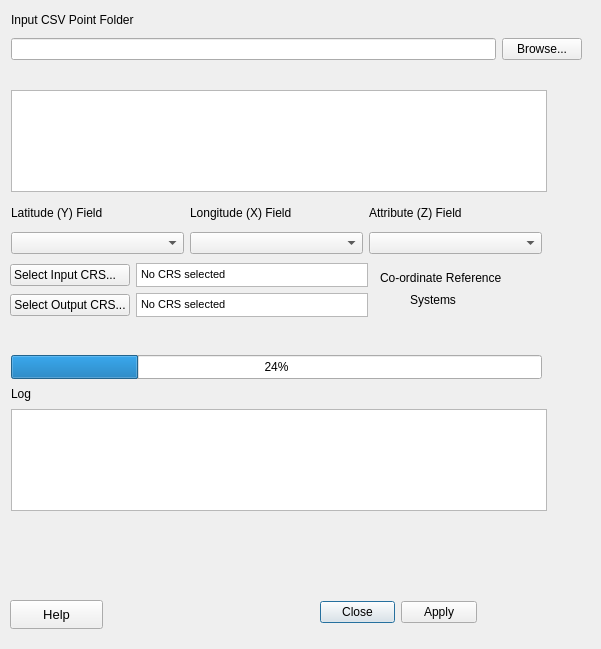
<?xml version="1.0" encoding="UTF-8"?>
<ui version="4.0">
 <class>CSV2Grid_form</class>
 <widget class="QDialog" name="CSV2Grid_form">
  <property name="windowModality">
   <enum>Qt::ApplicationModal</enum>
  </property>
  <property name="enabled">
   <bool>true</bool>
  </property>
  <property name="geometry">
   <rect>
    <x>0</x>
    <y>0</y>
    <width>601</width>
    <height>649</height>
   </rect>
  </property>
  <property name="font">
   <font>
    <bold>false</bold>
   </font>
  </property>
  <property name="mouseTracking">
   <bool>false</bool>
  </property>
  <property name="windowTitle">
   <string>Batch Convert CSV to Grids</string>
  </property>
  <widget class="QLabel" name="label_2">
   <property name="geometry">
    <rect>
     <x>11</x>
     <y>11</y>
     <width>231</width>
     <height>16</height>
    </rect>
   </property>
   <property name="text">
    <string>Input CSV Point Folder</string>
   </property>
   <property name="alignment">
    <set>Qt::AlignBottom|Qt::AlignLeading|Qt::AlignLeft</set>
   </property>
  </widget>
  <widget class="QLabel" name="lblCSV">
   <property name="geometry">
    <rect>
     <x>11</x>
     <y>67</y>
     <width>261</width>
     <height>16</height>
    </rect>
   </property>
   <property name="font">
    <font>
     <bold>true</bold>
    </font>
   </property>
   <property name="text">
    <string/>
   </property>
   <property name="alignment">
    <set>Qt::AlignBottom|Qt::AlignLeading|Qt::AlignLeft</set>
   </property>
  </widget>
  <widget class="QListWidget" name="lsCSV">
   <property name="geometry">
    <rect>
     <x>11</x>
     <y>90</y>
     <width>536</width>
     <height>102</height>
    </rect>
   </property>
  </widget>
  <widget class="QLabel" name="LblStatus">
   <property name="geometry">
    <rect>
     <x>11</x>
     <y>332</y>
     <width>181</width>
     <height>16</height>
    </rect>
   </property>
   <property name="font">
    <font>
     <bold>true</bold>
    </font>
   </property>
   <property name="text">
    <string/>
   </property>
  </widget>
  <widget class="QProgressBar" name="status">
   <property name="geometry">
    <rect>
     <x>11</x>
     <y>355</y>
     <width>531</width>
     <height>24</height>
    </rect>
   </property>
   <property name="value">
    <number>24</number>
   </property>
  </widget>
  <widget class="QLabel" name="label">
   <property name="geometry">
    <rect>
     <x>11</x>
     <y>386</y>
     <width>231</width>
     <height>16</height>
    </rect>
   </property>
   <property name="text">
    <string>Log</string>
   </property>
  </widget>
  <widget class="QTextEdit" name="txtError">
   <property name="geometry">
    <rect>
     <x>11</x>
     <y>409</y>
     <width>536</width>
     <height>102</height>
    </rect>
   </property>
  </widget>
  <widget class="QDialogButtonBox" name="BtnApplyClose">
   <property name="geometry">
    <rect>
     <x>320</x>
     <y>600</y>
     <width>157</width>
     <height>24</height>
    </rect>
   </property>
   <property name="orientation">
    <enum>Qt::Horizontal</enum>
   </property>
   <property name="standardButtons">
    <set>QDialogButtonBox::Apply|QDialogButtonBox::Close</set>
   </property>
   <property name="centerButtons">
    <bool>false</bool>
   </property>
  </widget>
  <widget class="QLabel" name="label_4">
   <property name="geometry">
    <rect>
     <x>1010</x>
     <y>640</y>
     <width>61</width>
     <height>61</height>
    </rect>
   </property>
   <property name="text">
    <string/>
   </property>
   <property name="pixmap">
    <pixmap>../../../../../../../../../../Documents/Software/QGIS_plugins/marinetools/icons/NOC.png</pixmap>
   </property>
  </widget>
  <widget class="QPushButton" name="helpButton">
   <property name="geometry">
    <rect>
     <x>600</x>
     <y>670</y>
     <width>93</width>
     <height>29</height>
    </rect>
   </property>
   <property name="font">
    <font>
     <family>Arial</family>
     <pointsize>10</pointsize>
     <bold>false</bold>
    </font>
   </property>
   <property name="text">
    <string>Help</string>
   </property>
  </widget>
  <widget class="QLabel" name="label_5">
   <property name="geometry">
    <rect>
     <x>510</x>
     <y>570</y>
     <width>61</width>
     <height>61</height>
    </rect>
   </property>
   <property name="text">
    <string/>
   </property>
   <property name="pixmap">
    <pixmap>../icons/NOC.png</pixmap>
   </property>
  </widget>
  <widget class="QPushButton" name="helpButton_2">
   <property name="geometry">
    <rect>
     <x>10</x>
     <y>600</y>
     <width>93</width>
     <height>29</height>
    </rect>
   </property>
   <property name="font">
    <font>
     <family>Arial</family>
     <pointsize>10</pointsize>
     <bold>false</bold>
    </font>
   </property>
   <property name="text">
    <string>Help</string>
   </property>
  </widget>
  <widget class="QWidget" name="layoutWidget">
   <property name="geometry">
    <rect>
     <x>11</x>
     <y>34</y>
     <width>571</width>
     <height>31</height>
    </rect>
   </property>
   <layout class="QGridLayout" name="gridLayout_3">
    <item row="0" column="1">
     <widget class="QPushButton" name="BtnInputFolder">
      <property name="enabled">
       <bool>true</bool>
      </property>
      <property name="font">
       <font>
        <bold>false</bold>
       </font>
      </property>
      <property name="text">
       <string>Browse...</string>
      </property>
     </widget>
    </item>
    <item row="0" column="0">
     <widget class="QLineEdit" name="LinInputFolder">
      <property name="enabled">
       <bool>true</bool>
      </property>
      <property name="mouseTracking">
       <bool>true</bool>
      </property>
      <property name="focusPolicy">
       <enum>Qt::StrongFocus</enum>
      </property>
      <property name="acceptDrops">
       <bool>false</bool>
      </property>
      <property name="text">
       <string/>
      </property>
      <property name="readOnly">
       <bool>true</bool>
      </property>
     </widget>
    </item>
   </layout>
  </widget>
  <widget class="QWidget" name="layoutWidget">
   <property name="geometry">
    <rect>
     <x>11</x>
     <y>199</y>
     <width>531</width>
     <height>55</height>
    </rect>
   </property>
   <layout class="QGridLayout" name="gridLayout_2">
    <item row="1" column="0">
     <widget class="QComboBox" name="latitude_field"/>
    </item>
    <item row="0" column="0">
     <widget class="QLabel" name="label_8">
      <property name="text">
       <string>Latitude (Y) Field</string>
      </property>
     </widget>
    </item>
    <item row="1" column="1">
     <widget class="QComboBox" name="longitude_field"/>
    </item>
    <item row="0" column="1">
     <widget class="QLabel" name="label_7">
      <property name="text">
       <string>Longitude (X) Field</string>
      </property>
     </widget>
    </item>
    <item row="1" column="2">
     <widget class="QComboBox" name="DepthZ"/>
    </item>
    <item row="0" column="2">
     <widget class="QLabel" name="label_6">
      <property name="text">
       <string>Attribute (Z) Field</string>
      </property>
     </widget>
    </item>
   </layout>
  </widget>
  <widget class="QWidget" name="layoutWidget_2">
   <property name="geometry">
    <rect>
     <x>10</x>
     <y>260</y>
     <width>358</width>
     <height>31</height>
    </rect>
   </property>
   <layout class="QHBoxLayout" name="horizontalLayout">
    <item>
     <widget class="QPushButton" name="pushButton">
      <property name="maximumSize">
       <size>
        <width>150</width>
        <height>16777215</height>
       </size>
      </property>
      <property name="text">
       <string>Select Input CRS...   </string>
      </property>
     </widget>
    </item>
    <item>
     <widget class="QTextBrowser" name="labelselectedcrs">
      <property name="minimumSize">
       <size>
        <width>0</width>
        <height>24</height>
       </size>
      </property>
      <property name="maximumSize">
       <size>
        <width>16777215</width>
        <height>24</height>
       </size>
      </property>
      <property name="baseSize">
       <size>
        <width>0</width>
        <height>24</height>
       </size>
      </property>
      <property name="verticalScrollBarPolicy">
       <enum>Qt::ScrollBarAlwaysOff</enum>
      </property>
      <property name="horizontalScrollBarPolicy">
       <enum>Qt::ScrollBarAlwaysOff</enum>
      </property>
      <property name="html">
       <string>&lt;!DOCTYPE HTML PUBLIC &quot;-//W3C//DTD HTML 4.0//EN&quot; &quot;http://www.w3.org/TR/REC-html40/strict.dtd&quot;&gt;
&lt;html&gt;&lt;head&gt;&lt;meta name=&quot;qrichtext&quot; content=&quot;1&quot; /&gt;&lt;meta charset=&quot;utf-8&quot; /&gt;&lt;style type=&quot;text/css&quot;&gt;
p, li { white-space: pre-wrap; }
&lt;/style&gt;&lt;/head&gt;&lt;body style=&quot; font-family:'Segoe UI'; font-size:9pt; font-weight:400; font-style:normal;&quot;&gt;
&lt;p style=&quot; margin-top:0px; margin-bottom:0px; margin-left:0px; margin-right:0px; -qt-block-indent:0; text-indent:0px;&quot;&gt;&lt;span style=&quot; font-family:'MS Shell Dlg 2'; font-size:8pt;&quot;&gt;No CRS selected&lt;/span&gt;&lt;/p&gt;&lt;/body&gt;&lt;/html&gt;</string>
      </property>
     </widget>
    </item>
   </layout>
  </widget>
  <widget class="QWidget" name="layoutWidget_3">
   <property name="geometry">
    <rect>
     <x>10</x>
     <y>290</y>
     <width>358</width>
     <height>31</height>
    </rect>
   </property>
   <layout class="QHBoxLayout" name="horizontalLayout_2">
    <item>
     <widget class="QPushButton" name="pushButton_2">
      <property name="maximumSize">
       <size>
        <width>150</width>
        <height>16777215</height>
       </size>
      </property>
      <property name="text">
       <string>Select Output CRS...</string>
      </property>
     </widget>
    </item>
    <item>
     <widget class="QTextBrowser" name="labelselectedcrs_2">
      <property name="minimumSize">
       <size>
        <width>0</width>
        <height>24</height>
       </size>
      </property>
      <property name="maximumSize">
       <size>
        <width>16777215</width>
        <height>24</height>
       </size>
      </property>
      <property name="baseSize">
       <size>
        <width>0</width>
        <height>24</height>
       </size>
      </property>
      <property name="verticalScrollBarPolicy">
       <enum>Qt::ScrollBarAlwaysOff</enum>
      </property>
      <property name="horizontalScrollBarPolicy">
       <enum>Qt::ScrollBarAlwaysOff</enum>
      </property>
      <property name="html">
       <string>&lt;!DOCTYPE HTML PUBLIC &quot;-//W3C//DTD HTML 4.0//EN&quot; &quot;http://www.w3.org/TR/REC-html40/strict.dtd&quot;&gt;
&lt;html&gt;&lt;head&gt;&lt;meta name=&quot;qrichtext&quot; content=&quot;1&quot; /&gt;&lt;meta charset=&quot;utf-8&quot; /&gt;&lt;style type=&quot;text/css&quot;&gt;
p, li { white-space: pre-wrap; }
&lt;/style&gt;&lt;/head&gt;&lt;body style=&quot; font-family:'Segoe UI'; font-size:9pt; font-weight:400; font-style:normal;&quot;&gt;
&lt;p style=&quot; margin-top:0px; margin-bottom:0px; margin-left:0px; margin-right:0px; -qt-block-indent:0; text-indent:0px;&quot;&gt;&lt;span style=&quot; font-family:'MS Shell Dlg 2'; font-size:8pt;&quot;&gt;No CRS selected&lt;/span&gt;&lt;/p&gt;&lt;/body&gt;&lt;/html&gt;</string>
      </property>
     </widget>
    </item>
   </layout>
  </widget>
  <widget class="QLabel" name="label_3">
   <property name="geometry">
    <rect>
     <x>380</x>
     <y>270</y>
     <width>151</width>
     <height>16</height>
    </rect>
   </property>
   <property name="text">
    <string>&lt;!DOCTYPE HTML PUBLIC &quot;-//W3C//DTD HTML 4.0//EN&quot; &quot;http://www.w3.org/TR/REC-html40/strict.dtd&quot;&gt;
&lt;html&gt;&lt;head&gt;&lt;meta name=&quot;qrichtext&quot; content=&quot;1&quot; /&gt;&lt;meta charset=&quot;utf-8&quot; /&gt;&lt;style type=&quot;text/css&quot;&gt;
p, li { white-space: pre-wrap; }
&lt;/style&gt;&lt;/head&gt;&lt;body style=&quot; font-family:'Segoe UI'; font-size:9pt; font-weight:400; font-style:normal;&quot;&gt;
&lt;p style=&quot; margin-top:12px; margin-bottom:12px; margin-left:0px; margin-right:0px; -qt-block-indent:0; text-indent:0px;&quot;&gt;Co-ordinate Reference&lt;/p&gt;&lt;/body&gt;&lt;/html&gt;</string>
   </property>
  </widget>
  <widget class="QLabel" name="label_9">
   <property name="geometry">
    <rect>
     <x>410</x>
     <y>290</y>
     <width>101</width>
     <height>20</height>
    </rect>
   </property>
   <property name="text">
    <string>&lt;!DOCTYPE HTML PUBLIC &quot;-//W3C//DTD HTML 4.0//EN&quot; &quot;http://www.w3.org/TR/REC-html40/strict.dtd&quot;&gt;
&lt;html&gt;&lt;head&gt;&lt;meta name=&quot;qrichtext&quot; content=&quot;1&quot; /&gt;&lt;meta charset=&quot;utf-8&quot; /&gt;&lt;style type=&quot;text/css&quot;&gt;
p, li { white-space: pre-wrap; }
&lt;/style&gt;&lt;/head&gt;&lt;body style=&quot; font-family:'Segoe UI'; font-size:9pt; font-weight:400; font-style:normal;&quot;&gt;
&lt;p style=&quot; margin-top:12px; margin-bottom:12px; margin-left:0px; margin-right:0px; -qt-block-indent:0; text-indent:0px;&quot;&gt;Systems&lt;/p&gt;&lt;/body&gt;&lt;/html&gt;</string>
   </property>
  </widget>
 </widget>
 <tabstops>
  <tabstop>BtnApplyClose</tabstop>
 </tabstops>
 <resources/>
 <connections>
  <connection>
   <sender>BtnApplyClose</sender>
   <signal>accepted()</signal>
   <receiver>CSV2Grid_form</receiver>
   <slot>accept()</slot>
   <hints>
    <hint type="sourcelabel">
     <x>248</x>
     <y>254</y>
    </hint>
    <hint type="destinationlabel">
     <x>157</x>
     <y>274</y>
    </hint>
   </hints>
  </connection>
  <connection>
   <sender>BtnApplyClose</sender>
   <signal>rejected()</signal>
   <receiver>CSV2Grid_form</receiver>
   <slot>reject()</slot>
   <hints>
    <hint type="sourcelabel">
     <x>316</x>
     <y>260</y>
    </hint>
    <hint type="destinationlabel">
     <x>286</x>
     <y>274</y>
    </hint>
   </hints>
  </connection>
 </connections>
</ui>
